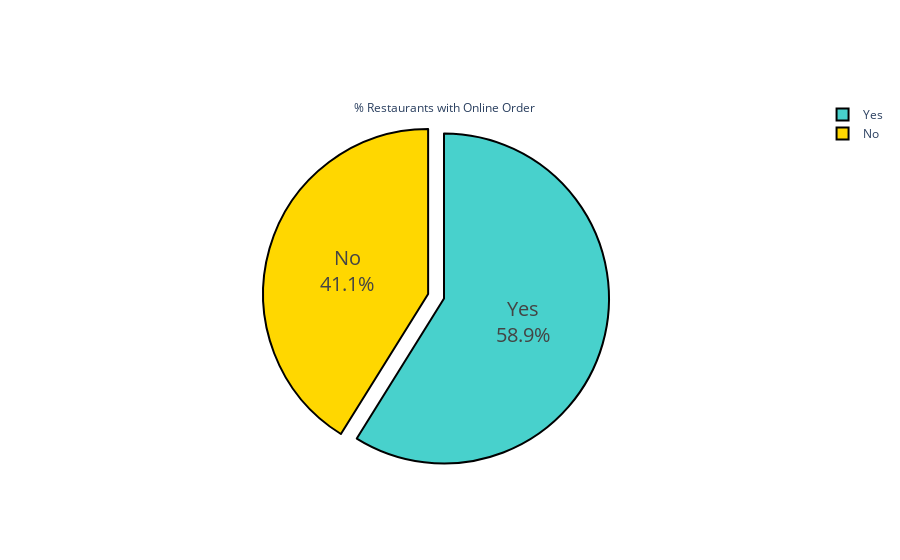

The cell this chart's notebook holds for it:
### Markdown cell above
### Let's take a deeper look at our variables

### Code cell
import plotly.graph_objects as go

colors = ['gold', 'mediumturquoise', 'darkorange', 'lightgreen']
labels = zomato_clean.groupby('online_order')['online_order'].unique()
values = zomato_clean.groupby('online_order')['online_order'].value_counts()

fig = go.Figure(data=[go.Pie(labels=labels,
                             values=values, 
                            title='% Restaurants with Online Order', pull=[0.1, 0])])
fig.update_traces(hoverinfo='label+percent+value', textinfo='percent+label', textfont_size=20,
                  marker=dict(colors=colors, line=dict(color='#000000', width=2)))
fig.show()

### Figure 1 — Plotly figure (JSON) as saved in the notebook; plotly's stock layout.template omitted (floating-point values rounded to 4 significant figures)
{"data": [{"hoverinfo": "label+percent+value", "labels": [["No"], ["Yes"]], "marker": {"colors": ["gold", "mediumturquoise", "darkorange", "lightgreen"], "line": {"color": "#000000", "width": 2}}, "pull": [0.1, 0], "textfont": {"size": 20}, "textinfo": "percent+label", "title": {"text": "% Restaurants with Online Order"}, "type": "pie", "values": [21273, 30444]}], "layout": {}}
